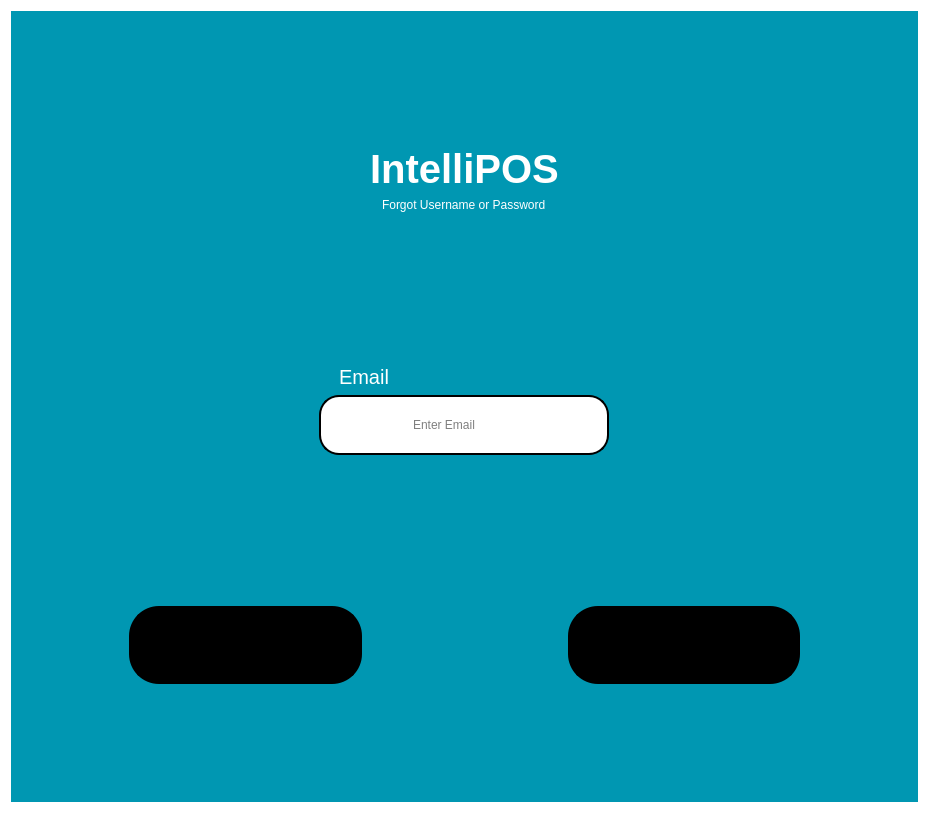
<?xml version="1.0" encoding="UTF-8"?>
<ui version="4.0">
 <class>Form</class>
 <widget class="QWidget" name="Form">
  <property name="geometry">
   <rect>
    <x>0</x>
    <y>0</y>
    <width>929</width>
    <height>813</height>
   </rect>
  </property>
  <property name="sizePolicy">
   <sizepolicy hsizetype="Expanding" vsizetype="Expanding">
    <horstretch>0</horstretch>
    <verstretch>0</verstretch>
   </sizepolicy>
  </property>
  <property name="windowTitle">
   <string>Form</string>
  </property>
  <property name="styleSheet">
   <string notr="true">background-color:white;</string>
  </property>
  <layout class="QVBoxLayout" name="verticalLayout">
   <item>
    <widget class="QWidget" name="widget" native="true">
     <property name="styleSheet">
      <string notr="true">background-color:#0097B2;</string>
     </property>
     <property name="inputMethodHints">
      <set>Qt::InputMethodHint::ImhHiddenText</set>
     </property>
     <layout class="QVBoxLayout" name="verticalLayout_2">
      <item>
       <spacer name="verticalSpacer_3">
        <property name="orientation">
         <enum>Qt::Orientation::Vertical</enum>
        </property>
        <property name="sizeHint" stdset="0">
         <size>
          <width>20</width>
          <height>40</height>
         </size>
        </property>
       </spacer>
      </item>
      <item alignment="Qt::AlignmentFlag::AlignHCenter">
       <widget class="QLabel" name="label">
        <property name="maximumSize">
         <size>
          <width>500</width>
          <height>300</height>
         </size>
        </property>
        <property name="text">
         <string/>
        </property>
        <property name="pixmap">
         <pixmap>../assets/Logo4.png</pixmap>
        </property>
       </widget>
      </item>
      <item alignment="Qt::AlignmentFlag::AlignHCenter">
       <widget class="QLabel" name="label_2">
        <property name="styleSheet">
         <string notr="true">font-weight:bold;
font-size:40px;
color:white;</string>
        </property>
        <property name="text">
         <string>IntelliPOS</string>
        </property>
       </widget>
      </item>
      <item alignment="Qt::AlignmentFlag::AlignHCenter">
       <widget class="QLabel" name="label_3">
        <property name="styleSheet">
         <string notr="true">color:white;</string>
        </property>
        <property name="text">
         <string>Forgot Username or Password</string>
        </property>
       </widget>
      </item>
      <item>
       <spacer name="verticalSpacer">
        <property name="orientation">
         <enum>Qt::Orientation::Vertical</enum>
        </property>
        <property name="sizeHint" stdset="0">
         <size>
          <width>20</width>
          <height>40</height>
         </size>
        </property>
       </spacer>
      </item>
      <item alignment="Qt::AlignmentFlag::AlignHCenter">
       <widget class="QLabel" name="errorLabel">
        <property name="styleSheet">
         <string notr="true">color:red;</string>
        </property>
        <property name="text">
         <string/>
        </property>
       </widget>
      </item>
      <item alignment="Qt::AlignmentFlag::AlignHCenter">
       <widget class="QLabel" name="label_4">
        <property name="styleSheet">
         <string notr="true">color:white;
font-size:20px;
margin-right:200px;
margin-top:20px;</string>
        </property>
        <property name="text">
         <string>Email</string>
        </property>
       </widget>
      </item>
      <item alignment="Qt::AlignmentFlag::AlignHCenter">
       <widget class="QLineEdit" name="lineEdit">
        <property name="styleSheet">
         <string notr="true">padding-left:90px;
padding-right:90px;
padding-top:20px;
padding-bottom:20px;
background-color:white;
color:black;
 border: 2px solid black;
 border-radius: 20px;</string>
        </property>
        <property name="inputMethodHints">
         <set>Qt::InputMethodHint::ImhNone</set>
        </property>
        <property name="text">
         <string/>
        </property>
        <property name="placeholderText">
         <string>Enter Email</string>
        </property>
        <property name="clearButtonEnabled">
         <bool>true</bool>
        </property>
       </widget>
      </item>
      <item>
       <spacer name="verticalSpacer_2">
        <property name="orientation">
         <enum>Qt::Orientation::Vertical</enum>
        </property>
        <property name="sizeHint" stdset="0">
         <size>
          <width>20</width>
          <height>40</height>
         </size>
        </property>
       </spacer>
      </item>
      <item>
       <widget class="QWidget" name="widget_2" native="true">
        <property name="styleSheet">
         <string notr="true">background-color:#0097B2;
margin-bottom:100px;
margin-top:30px;</string>
        </property>
        <layout class="QHBoxLayout" name="horizontalLayout">
         <item>
          <widget class="QPushButton" name="pushButton">
           <property name="styleSheet">
            <string notr="true">padding: 20px, 30px, 20px, 30px;
margin-left:100px;
margin-right:100px;
font-size:20px;
background-color:black;
 border: 2px solid black;
 border-radius: 30px;</string>
           </property>
           <property name="text">
            <string>Send Username</string>
           </property>
          </widget>
         </item>
         <item>
          <widget class="QPushButton" name="pushButton_2">
           <property name="styleSheet">
            <string notr="true">padding: 20px, 30px, 20px, 30px;
margin-left:100px;
margin-right:100px;
font-size:20px;
background-color:black;
 border: 2px solid black;
 border-radius: 30px;</string>
           </property>
           <property name="text">
            <string>Reset Password</string>
           </property>
          </widget>
         </item>
        </layout>
       </widget>
      </item>
     </layout>
    </widget>
   </item>
  </layout>
 </widget>
 <resources/>
 <connections/>
</ui>
